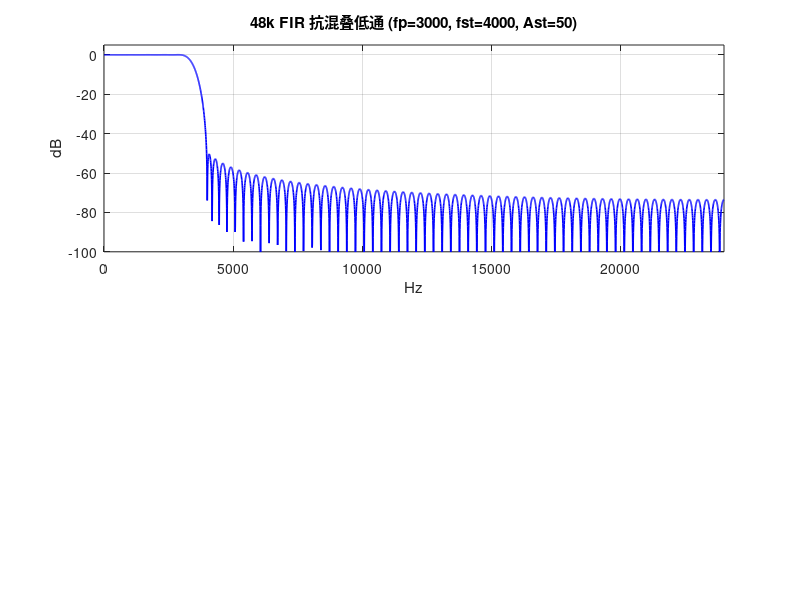

Here is the MATLAB script that generated this plot: (Note: this script raises an error after producing the figure.)
%% design_pipeline.m
% 设计 48k -> 8k -> (8k域IIR) -> 48k pipeline 的滤波器
% 导出为单个头文件 lpf_down_then_up.h

clear; clc; close all;

fs_in  = 48000;
fs_out = 8000;
P      = fs_in / fs_out;   % = 6

%% ===== 1. FIR 抗混叠低通 (48k -> 8k) =====
fp  = 3000;
fst = 4000;
Ap  = 1;
Ast = 50;

f_vec = [fp, fst];
a_vec = [1, 0];
dev   = [(10^(Ap/20)-1)/(10^(Ap/20)+1), 10^(-Ast/20)];
[n, ~, beta, ~] = kaiserord(f_vec, a_vec, dev, fs_in);
n = n + mod(n, 2);

fc = (fp + fst) / 2;
Wn = fc / (fs_in / 2);
h_dec = fir1(n, Wn, 'low', kaiser(n+1, beta));
h_dec = h_dec / sum(h_dec);       % 直流增益 = 1

L_fir  = length(h_dec);
gd_fir = (L_fir - 1) / 2;
fprintf('FIR: 阶=%d 长=%d 群延迟=%d\n', n, L_fir, round(gd_fir));

%% ===== 2. 上采样 FIR (同形状, 增益 ×P) =====
h_int = h_dec * P;

%% ===== 3. IIR 低通 (8k 域, 1.6kHz -3dB) =====
N_iir  = 8;
fc_iir = 2000;
Wn_iir = fc_iir / (fs_out / 2);
[b_iir, a_iir]  = butter(N_iir, Wn_iir, 'low');
[sos_iir, g_iir] = tf2sos(b_iir, a_iir);
n_sos = size(sos_iir, 1);
fprintf('IIR: 阶=%d SOS=%d g=%.6e\n', N_iir, n_sos, g_iir);

%% ===== 4. 画图验证 =====
figure('Name','Pipeline filter responses','Position',[100 100 900 650]);

subplot(2,1,1);
[H_dec, wd] = freqz(h_dec, 1, 4096, fs_in);
plot(wd, 20*log10(abs(H_dec)+eps), 'b', 'LineWidth', 1.2); grid on;
xlim([0 fs_in/2]); ylim([-100 5]);
xlabel('Hz'); ylabel('dB');
title(sprintf('48k FIR 抗混叠低通 (fp=%d, fst=%d, Ast=%d)', fp, fst, Ast));
xline(fp,'g--'); xline(fst,'m--'); xline(fc,'r--');

subplot(2,1,2);
[H_iir, wi] = freqz(b_iir, a_iir, 4096, fs_out);
plot(wi, 20*log10(abs(H_iir)+eps), 'b', 'LineWidth', 1.2); grid on;
xlim([0 fs_out/2]); ylim([-100 5]);
xlabel('Hz'); ylabel('dB');
title(sprintf('8k IIR 低通 (Butter %d 阶, fc=%dHz)', N_iir, fc_iir));
xline(fc_iir,'r--'); xline(2000,'k--');

%% ===== 5. 信号级验证 =====
t48 = (0:4800-1)/fs_in;
x   = sin(2*pi*1000*t48) + sin(2*pi*2000*t48) + sin(2*pi*6000*t48);

y48_filt = filter(h_dec, 1, x);
y8       = y48_filt(1:P:end);
y8_iir   = filter(b_iir, a_iir, y8);

% 手工上采样: 插零 -> 滤波 -> ×P
y_up_z   = zeros(1, length(y8_iir)*P);
y_up_z(1:P:end) = y8_iir;
y48_out  = filter(h_int, 1, y_up_z);

figure('Name','Pipeline signal check','Position',[100 100 900 700]);
subplot(3,1,1);
[Px,Fx] = pwelch(x,[],[],8192,fs_in);
plot(Fx/1000, 10*log10(Px+eps)); grid on;
xlim([0 12]); xlabel('kHz'); ylabel('dB/Hz');
title('原始 48k (1k + 2k + 6k)');

subplot(3,1,2);
[P8,F8] = pwelch(y8_iir,[],[],4096,fs_out);
plot(F8/1000, 10*log10(P8+eps)); grid on;
xlim([0 4]); xlabel('kHz'); ylabel('dB/Hz');
title('8k 域 (降采样 + IIR 后): 应只剩 1k + 2k');

subplot(3,1,3);
[P48,F48] = pwelch(y48_out,[],[],8192,fs_in);
plot(F48/1000, 10*log10(P48+eps)); grid on;
xlim([0 12]); xlabel('kHz'); ylabel('dB/Hz');
title('上采样回 48k: 1k/2k 保留, 6k 的镜像被 IIR 压掉');

%% ===== 6. 导出头文件 =====
fname = 'lpf_down_then_up.h';
fid = fopen(fname, 'w');

fprintf(fid, '/* ============================================\n');
fprintf(fid, ' * 48k -> 8k -> 48k pipeline 滤波器统一头文件\n');
fprintf(fid, ' * 由 MATLAB 生成\n');
fprintf(fid, ' *   1) FIR 抗混叠低通 (48k -> 8k), 系数总和 = 1\n');
fprintf(fid, ' *   2) IIR 低通       (8k 域, %.0fHz 截止)\n', fc_iir);
fprintf(fid, ' *   3) FIR 上采样     (8k -> 48k), 系数总和 = %d\n', P);
fprintf(fid, ' * ============================================ */\n\n');
fprintf(fid, '#ifndef LPF_DOWN_THEN_UP_H\n');
fprintf(fid, '#define LPF_DOWN_THEN_UP_H\n\n');

% --- 5.1 FIR 抗混叠 ---
fprintf(fid, '/* ---------- 48k -> 8k FIR 抗混叠 ---------- */\n');
fprintf(fid, '#define DEC_FIR_LEN              %d\n', L_fir);
fprintf(fid, '#define DEC_FIR_Q                %d\n', P);
fprintf(fid, '#define DEC_FIR_GROUP_DELAY_INT  %d\n\n', round(gd_fir));
fprintf(fid, 'static const float dec_fir_coeff[DEC_FIR_LEN] = {\n');
for k = 1:L_fir
    if mod(k-1, 4) == 0, fprintf(fid, '    '); end
    fprintf(fid, '%.9ef', h_dec(k));
    if k < L_fir, fprintf(fid, ','); end
    if mod(k, 4) == 0
        fprintf(fid, '\n');
    else
        fprintf(fid, ' ');
    end
end
fprintf(fid, '\n};\n\n');

% --- 5.2 FIR 上采样 ---
fprintf(fid, '/* ---------- 8k -> 48k FIR 上采样 ---------- */\n');
fprintf(fid, '#define INT_FIR_LEN              %d\n', L_fir);
fprintf(fid, '#define INT_FIR_P                %d\n', P);
fprintf(fid, '#define INT_FIR_GROUP_DELAY_INT  %d\n\n', round(gd_fir));
fprintf(fid, 'static const float int_fir_coeff[INT_FIR_LEN] = {\n');
for k = 1:L_fir
    if mod(k-1, 4) == 0, fprintf(fid, '    '); end
    fprintf(fid, '%.9ef', h_int(k));
    if k < L_fir, fprintf(fid, ','); end
    if mod(k, 4) == 0
        fprintf(fid, '\n');
    else
        fprintf(fid, ' ');
    end
end
fprintf(fid, '\n};\n\n');

% --- 5.3 IIR ---
fprintf(fid, '/* ---------- 8k 域 IIR 低通 ---------- */\n');
fprintf(fid, '#define LPF_IIR_N_SOS            %d\n', n_sos);
fprintf(fid, '#define LPF_IIR_GAIN             (%.9ef)\n\n', g_iir);
fprintf(fid, 'static const float lpf_iir_sos[LPF_IIR_N_SOS][6] = {\n');
for s = 1:n_sos
    fprintf(fid, '    { %.9ef, %.9ef, %.9ef, 1.0f, %.9ef, %.9ef }', ...
        sos_iir(s,1), sos_iir(s,2), sos_iir(s,3), sos_iir(s,5), sos_iir(s,6));
    if s < n_sos, fprintf(fid, ','); end
    fprintf(fid, '\n');
end
fprintf(fid, '};\n\n');

% --- 5.4 函数: 降采样 ---
fprintf(fid, '/* ============================================\n');
fprintf(fid, ' * 函数实现\n');
fprintf(fid, ' * ============================================ */\n\n');

fprintf(fid, '/* 48k -> 8k 抗混叠降采样 */\n');
fprintf(fid, 'static inline int downsample_48k_to_8k(const float *x, int n_in, float *y)\n');
fprintf(fid, '{\n');
fprintf(fid, '    int count = 0;\n');
fprintf(fid, '    int i, k;\n');
fprintf(fid, '    for (i = 0; i < n_in; i += DEC_FIR_Q) {\n');
fprintf(fid, '        float acc = 0.0f;\n');
fprintf(fid, '        for (k = 0; k < DEC_FIR_LEN; k++) {\n');
fprintf(fid, '            int idx = i - k;\n');
fprintf(fid, '            if (idx >= 0) acc += dec_fir_coeff[k] * x[idx];\n');
fprintf(fid, '        }\n');
fprintf(fid, '        y[count++] = acc;\n');
fprintf(fid, '    }\n');
fprintf(fid, '    return count;\n');
fprintf(fid, '}\n\n');

% --- 5.5 函数: IIR ---
fprintf(fid, '/* 8k 域 IIR 低通 (DF2T, 状态跨调用保持) */\n');
fprintf(fid, 'static inline void iir_lpf_8k(const float *x, float *y, int n)\n');
fprintf(fid, '{\n');
fprintf(fid, '    static float z[LPF_IIR_N_SOS][2] = {{0.0f}};\n');
fprintf(fid, '    int i, s;\n');
fprintf(fid, '    for (i = 0; i < n; i++) {\n');
fprintf(fid, '        float in = x[i];\n');
fprintf(fid, '        for (s = 0; s < LPF_IIR_N_SOS; s++) {\n');
fprintf(fid, '            const float *c = lpf_iir_sos[s];\n');
fprintf(fid, '            float out = c[0] * in + z[s][0];\n');
fprintf(fid, '            z[s][0] = c[1] * in - c[4] * out + z[s][1];\n');
fprintf(fid, '            z[s][1] = c[2] * in - c[5] * out;\n');
fprintf(fid, '            in = out;\n');
fprintf(fid, '        }\n');
fprintf(fid, '        y[i] = in * LPF_IIR_GAIN;\n');
fprintf(fid, '    }\n');
fprintf(fid, '}\n\n');

% --- 5.6 函数: 上采样 ---
fprintf(fid, '/* 8k -> 48k 多相上采样 */\n');
fprintf(fid, 'static inline int upsample_8k_to_48k(const float *x, int n_in, float *y)\n');
fprintf(fid, '{\n');
fprintf(fid, '    const int P = INT_FIR_P;\n');
fprintf(fid, '    const int branch_len = (INT_FIR_LEN + P - 1) / P;\n');
fprintf(fid, '    int n, m;\n');
fprintf(fid, '    for (n = 0; n < n_in * P; n++) {\n');
fprintf(fid, '        int phase = n %% P;\n');
fprintf(fid, '        int q     = n / P;\n');
fprintf(fid, '        float acc = 0.0f;\n');
fprintf(fid, '        for (m = 0; m < branch_len; m++) {\n');
fprintf(fid, '            int hidx = phase + m * P;\n');
fprintf(fid, '            if (hidx >= INT_FIR_LEN) break;\n');
fprintf(fid, '            int xidx = q - m;\n');
fprintf(fid, '            if (xidx >= 0 && xidx < n_in)\n');
fprintf(fid, '                acc += int_fir_coeff[hidx] * x[xidx];\n');
fprintf(fid, '        }\n');
fprintf(fid, '        y[n] = acc;\n');
fprintf(fid, '    }\n');
fprintf(fid, '    return n_in * P;\n');
fprintf(fid, '}\n\n');

fprintf(fid, '#endif /* LPF_DOWN_THEN_UP_H */\n');
fclose(fid);

fprintf('\n===== 完成 =====\n');
fprintf('导出: %s\n', fname);
fprintf('  DEC FIR: 长 %d, Q=%d, 群延迟 %d\n', L_fir, P, round(gd_fir));
fprintf('  INT FIR: 长 %d, P=%d, 增益 ×%d\n', L_fir, P, P);
fprintf('  IIR    : %d SOS, g=%.6e, fc=%d Hz\n', n_sos, g_iir, fc_iir);
